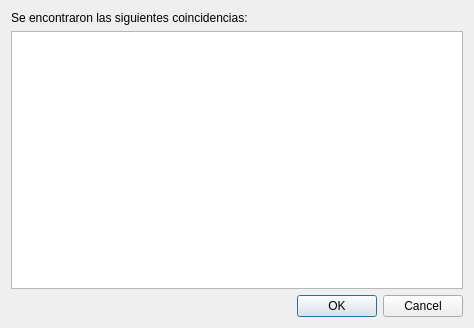
<?xml version="1.0" encoding="UTF-8"?>
<ui version="4.0">
 <class>Ventana_Coincidencias</class>
 <widget class="QDialog" name="Ventana_Coincidencias">
  <property name="geometry">
   <rect>
    <x>0</x>
    <y>0</y>
    <width>474</width>
    <height>328</height>
   </rect>
  </property>
  <property name="windowTitle">
   <string>Elige la opción requerida</string>
  </property>
  <layout class="QVBoxLayout" name="verticalLayout">
   <item>
    <widget class="QLabel" name="label">
     <property name="text">
      <string>&lt;html&gt;&lt;head/&gt;&lt;body&gt;&lt;p&gt;Se encontraron las siguientes coincidencias:&lt;/p&gt;&lt;/body&gt;&lt;/html&gt;</string>
     </property>
    </widget>
   </item>
   <item>
    <widget class="QListWidget" name="ListaCoincidencias"/>
   </item>
   <item>
    <widget class="QDialogButtonBox" name="buttonBox">
     <property name="orientation">
      <enum>Qt::Horizontal</enum>
     </property>
     <property name="standardButtons">
      <set>QDialogButtonBox::Cancel|QDialogButtonBox::Ok</set>
     </property>
    </widget>
   </item>
  </layout>
 </widget>
 <resources/>
 <connections>
  <connection>
   <sender>buttonBox</sender>
   <signal>accepted()</signal>
   <receiver>Ventana_Coincidencias</receiver>
   <slot>accept()</slot>
   <hints>
    <hint type="sourcelabel">
     <x>248</x>
     <y>254</y>
    </hint>
    <hint type="destinationlabel">
     <x>157</x>
     <y>274</y>
    </hint>
   </hints>
  </connection>
  <connection>
   <sender>buttonBox</sender>
   <signal>rejected()</signal>
   <receiver>Ventana_Coincidencias</receiver>
   <slot>reject()</slot>
   <hints>
    <hint type="sourcelabel">
     <x>316</x>
     <y>260</y>
    </hint>
    <hint type="destinationlabel">
     <x>286</x>
     <y>274</y>
    </hint>
   </hints>
  </connection>
 </connections>
</ui>
